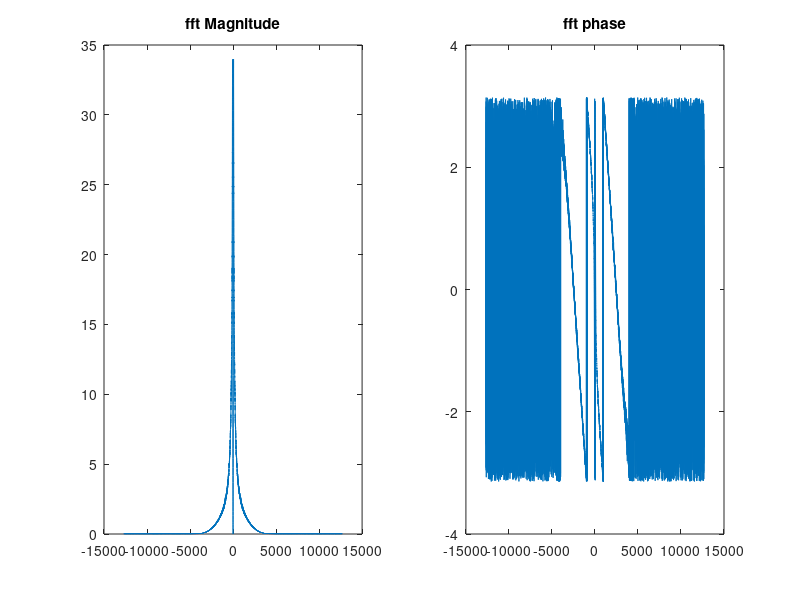

Write MATLAB code to recreate this figure.
%% part1
clear;clc;close all;
y=cell2mat(struct2cell(load('y.mat'))); %loading file and converting to vector
y_dft=fft(y); %calculating fft
y_dft=fftshift(y_dft); %shifting to the center
N=size(y,2); %vector size
omega=-(N-1)/2:(N-1)/2; %since N is odd
mag=abs(y_dft/N); %fft magnitude
phas=angle(y_dft); %fft phase

%plots
figure('Name','Magnitude&Phase diagrams for y');
subplot(1,2,1);
plot(omega,mag);
title('fft Magnitude');
subplot(1,2,2);
plot(omega,phas);
title('fft phase');